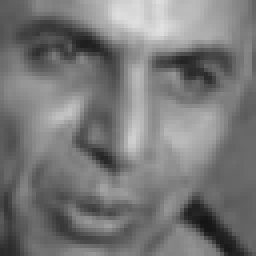
#> input picture dataset/SMILEsmileD/SMILEs/negatives/10028.jpg, 64 x 64 px (shown 4 times larger); its folder holds 3 pictures in this run
$ python detectSmiles.py
#> lines starting #> are read from the running program, lines starting #| are printed output that depends on the picture
import cv2
import os
import glob
import itertools
#from sklearn import metrics
from sklearn.metrics import confusion_matrix
from sklearn.metrics import ConfusionMatrixDisplay
import matplotlib.pyplot as plt
import time

#time start
ts = time.time()
#import sklearn
cascPathface = os.path.dirname(cv2.__file__) + "\data\haarcascade_frontalface_alt2.xml" #Windows path
cascPathsmile = os.path.dirname(cv2.__file__) + "\data\haarcascade_smile.xml" #Windows path
#cascPathsmile = os.path.dirname(cv2.__file__) + "/data/haarcascade_smile.xml" #unix path
#cascPathface = os.path.dirname(cv2.__file__) + "/data/haarcascade_frontalface_alt2.xml" #unix path

faceCascade = cv2.CascadeClassifier(cascPathface)
smileCascade = cv2.CascadeClassifier(cascPathsmile)

class SmileDetector:
    def __init__(self):
        self.TP, self.FP, self.TN, self.FN = 0, 0, 0, 0
        self.positivesImages = self.getFilenames("positives")
        self.negativesImages = self.getFilenames("negatives")
        self.y_true = []
        self.y_pred = []


    # TP - img in positive folder was detected as smile
    # FP - img in negative folder was detected as smile
    # TN - img in negative folder was detected as not smile
    # FN - img in positive folder was detected as not smile

    def getFilenames(self, type):
        fnames = []
        #for files in glob.glob('dataset/' + type + '/*.jpg', recursive=True): # unix path
        for files in glob.glob('dataset\\' + type + '\\*.jpg', recursive=True): # windows path
            fnames.append(files)
        return fnames


    def detectSmiles(self, frame, type):
#> called with type = 'negative'
        frame = cv2.imread(frame)
#> frame is the input picture: shape (64, 64, 3); min 21, max 225, mean 120


        smiles = smileCascade.detectMultiScale(frame)
#> smiles = [[7, 41, 41, 21]]
        if type == 'positive':
            self.y_true.append(1)
            #True Positives
            if len(smiles) > 0:
                self.TP += 1
                self.y_pred.append(1)

            #False Negative
            else:
                self.FN += 1
                self.y_pred.append(0)


        elif type == 'negative':
            self.y_true.append(0)
            #False Positive
            if len(smiles) > 0:
                self.FP += 1
                self.y_pred.append(1)
            #True Negative
            else:
                self.TN += 1
                self.y_pred.append(0)


    def classifyAllImages(self):
        for frame in self.positivesImages:
            self.detectSmiles(frame, 'positive')
        for frame in self.negativesImages:
            self.detectSmiles(frame, 'negative')

    def printConfusionMatrix(self):
        print("Amount of detected smiles: ", self.TP + self.FP)
        print("Amount of images: ", len(self.positivesImages) + len(self.negativesImages))

        print("True Positives: ", self.TP)
        print("False Positives: ", self.FP)
        print("True Negatives: ", self.TN)
        print("False Negatives: ", self.FN)
        print('Execution time:', time.time()-ts)

        disp = ConfusionMatrixDisplay.from_predictions(self.y_true, self.y_pred, normalize='all')
        #disp.plot()
        plt.show()
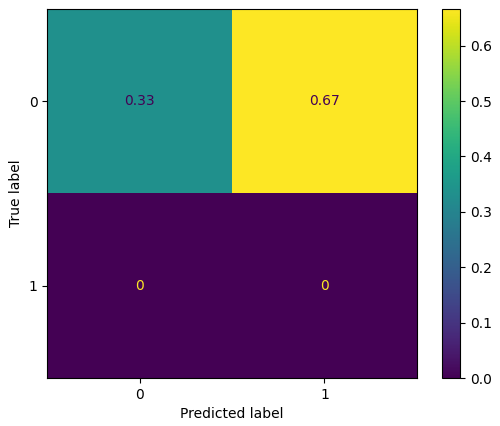
#> figure drawn by matplotlib, 2 panels

smileDetector = SmileDetector()
smileDetector.classifyAllImages()
smileDetector.printConfusionMatrix()
